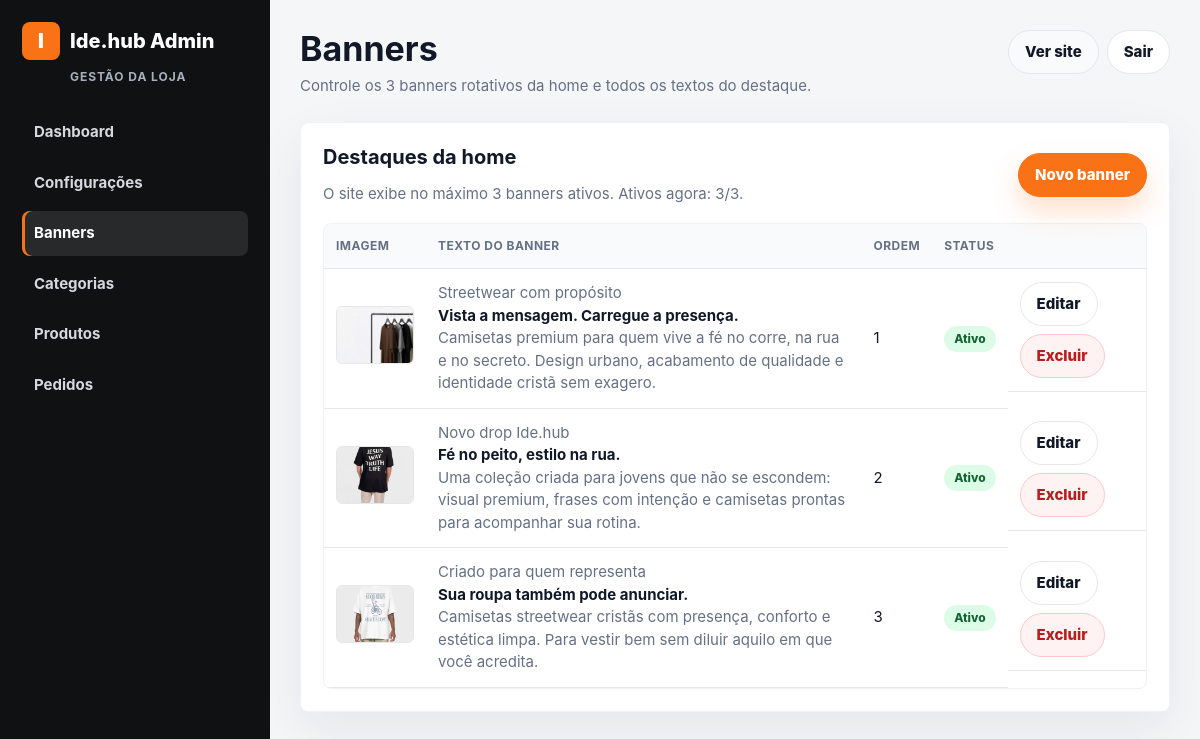
The page /admin/banners/index.php (signed in) on the database as committed earlier.
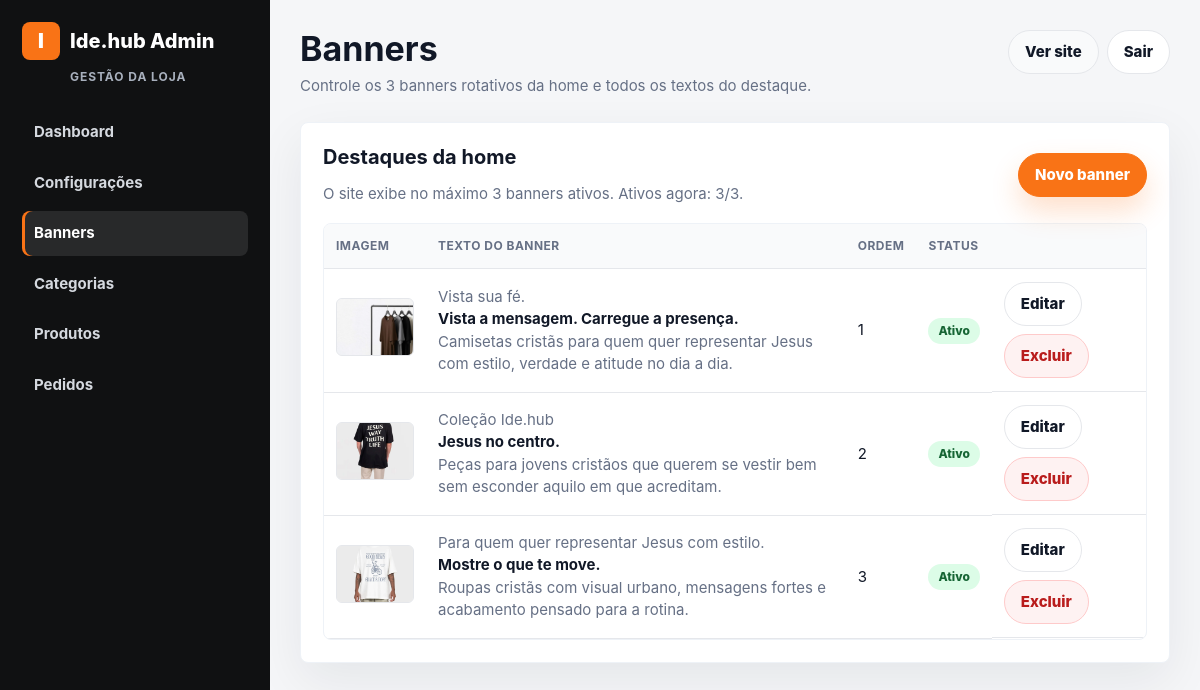
The same page on the database as committed later.
### tables this page shows
CREATE TABLE IF NOT EXISTS banners (
  id INT UNSIGNED AUTO_INCREMENT PRIMARY KEY,
  image_path VARCHAR(255) NOT NULL,
  eyebrow VARCHAR(120) NULL,
  title VARCHAR(160) NULL,
  subtitle VARCHAR(255) NULL,
  trust_text VARCHAR(255) NULL,
  primary_cta VARCHAR(80) NULL,
  secondary_cta VARCHAR(80) NULL,
  side_kicker VARCHAR(80) NULL,
  side_title VARCHAR(160) NULL,
  side_text VARCHAR(255) NULL,
  link_url VARCHAR(255) NULL,
  display_order INT NOT NULL DEFAULT 0,
  active TINYINT(1) NOT NULL DEFAULT 1,
  created_at TIMESTAMP DEFAULT CURRENT_TIMESTAMP,
  updated_at TIMESTAMP DEFAULT CURRENT_TIMESTAMP ON UPDATE CURRENT_TIMESTAMP,
  INDEX idx_banners_active_order (active, display_order)
);

### config/database.php (called while the page is built, shortened)
<?php
function db(): PDO
{
    static $pdo = null;
    if ($pdo instanceof PDO) {
        return $pdo;
    }
    $dsn = sprintf('mysql:host=%s;dbname=%s;charset=%s', DB_HOST, DB_NAME, DB_CHARSET);
    $pdo = new PDO($dsn, DB_USER, DB_PASS, [
        PDO::ATTR_ERRMODE => PDO::ERRMODE_EXCEPTION,
        PDO::ATTR_DEFAULT_FETCH_MODE => PDO::FETCH_ASSOC,
        PDO::ATTR_EMULATE_PREPARES => false,
    ]);
    return $pdo;
}

### models/Banner.php (called while the page is built, shortened)
<?php
require_once __DIR__ . '/../config/database.php';
final class Banner
{
    public static function all(bool $activeOnly = false, ?int $limit = null): array
    {
        $sql = 'SELECT * FROM banners';
        $sql .= ' ORDER BY display_order ASC, id DESC';
        return db()->query($sql)->fetchAll();
    }
    public static function activeCount(?int $excludeId = null): int
    {
        $sql = 'SELECT COUNT(*) FROM banners WHERE active = 1';
        $params = [];
        $stmt = db()->prepare($sql);
        $stmt->execute($params);
        return (int) $stmt->fetchColumn();
    }
}

### includes/helpers.php (called while the page is built, shortened)
<?php
function e(?string $value): string
{
    return htmlspecialchars((string) $value, ENT_QUOTES, 'UTF-8');
}
function app_base_url(): string
{
    $scriptName = trim((string) ($_SERVER['SCRIPT_NAME'] ?? ''), '/');
    $segments = $scriptName === '' ? [] : explode('/', $scriptName);
    $firstSegment = $segments[0] ?? '';
    return '';
}
function app_url(string $path = ''): string
{
    $base = app_base_url();
    $cleanPath = '/' . ltrim($path, '/');
    return $base . ($cleanPath === '/' ? '' : $cleanPath);
}
function upload_url(?string $path): ?string
{
    if (str_starts_with($path, '/')) {
        return app_url($path);
    }
    return app_url(UPLOAD_BASE_URL . '/' . ltrim($path, '/'));
}

### admin/banners/index.php (the view, shortened to what this page needs)
<?php
require_once __DIR__ . '/../../models/Banner.php';
$banners = Banner::all();
$activeBannerCount = Banner::activeCount();
require __DIR__ . '/../../includes/layout/header.php';
?>
<div class="card">
    <div class="card-header">
        <div>
            <h2 class="section-title">Destaques da home</h2>
            <p class="muted">O site exibe no máximo 3 banners ativos. Ativos agora: <?= $activeBannerCount ?>/3.</p>
        </div>
        <a class="btn btn-primary" href="<?= e(app_url('/admin/banners/create.php')) ?>">Novo banner</a>
    </div>
    <?php if (!$banners): ?>
        <div class="empty-state">
            <h3 class="section-title">Nenhum banner cadastrado</h3>
            <p class="muted">Adicione banners para destacar coleções, campanhas e chamadas de compra.</p>
            <a class="btn btn-primary" href="<?= e(app_url('/admin/banners/create.php')) ?>">Criar banner</a>
        </div>
    <?php else: ?>
        <div class="table-wrap">
            <table>
                <thead><tr><th>Imagem</th><th>Texto do banner</th><th>Ordem</th><th>Status</th><th></th></tr></thead>
                <tbody>
                <?php foreach ($banners as $banner): ?>
                    <tr>
                        <td><img class="thumb" src="<?= e(upload_url($banner['image_path'])) ?>" alt="Banner <?= e($banner['title'] ?: 'sem título') ?>"></td>
                        <td>
                            <?php if (!empty($banner['eyebrow'])): ?><span class="muted"><?= e($banner['eyebrow']) ?></span><br><?php endif; ?>
                            <strong><?= e($banner['title'] ?: 'Sem título') ?></strong>
                            <?php if (!empty($banner['subtitle'])): ?><br><span class="muted"><?= e($banner['subtitle']) ?></span><?php endif; ?>
                        </td>
                        <td><?= (int) $banner['display_order'] ?></td>
                        <td><span class="badge <?= $banner['active'] ? 'badge-on' : 'badge-off' ?>"><?= $banner['active'] ? 'Ativo' : 'Inativo' ?></span></td>
                        <td class="actions">
                            <a class="btn" href="<?= e(app_url('/admin/banners/edit.php?id=' . (int) $banner['id'])) ?>">Editar</a>
                            <form method="post" action="<?= e(app_url('/admin/banners/delete.php')) ?>" onsubmit="return confirm('Excluir este banner?')">
                                <button class="btn btn-danger" type="submit">Excluir</button>
                            </form>
                        </td>
                    </tr>
                <?php endforeach; ?>
                </tbody>
            </table>
        </div>
    <?php endif; ?>
</div>
<?php require __DIR__ . '/../../includes/layout/footer.php'; ?>

Rows that differ between the two databases and show on the page:
changed banners "Vista a mensagem. Carregue a presença.": eyebrow "Streetwear com propósito" → "Vista sua fé."; subtitle "Camisetas premium para quem vive a fé no corre, na rua e no secreto. Design urbano, acabamento de qualidade e identidade cristã sem exagero." → "Camisetas cristãs para quem quer representar Jesus com estilo, verdade e atitude no dia a dia."
changed banners: eyebrow "Novo drop Ide.hub" → "Coleção Ide.hub"; title "Fé no peito, estilo na rua." → "Jesus no centro."; subtitle "Uma coleção criada para jovens que não se escondem: visual premium, frases com intenção e camisetas prontas para acompanhar sua rotina." → "Peças para jovens cristãos que querem se vestir bem sem esconder aquilo em que acreditam."
changed banners: eyebrow "Criado para quem representa" → "Para quem quer representar Jesus com estilo."; title "Sua roupa também pode anunciar." → "Mostre o que te move."; subtitle "Camisetas streetwear cristãs com presença, conforto e estética limpa. Para vestir bem sem diluir aquilo em que você acredita." → "Roupas cristãs com visual urbano, mensagens fortes e acabamento pensado para a rotina."
